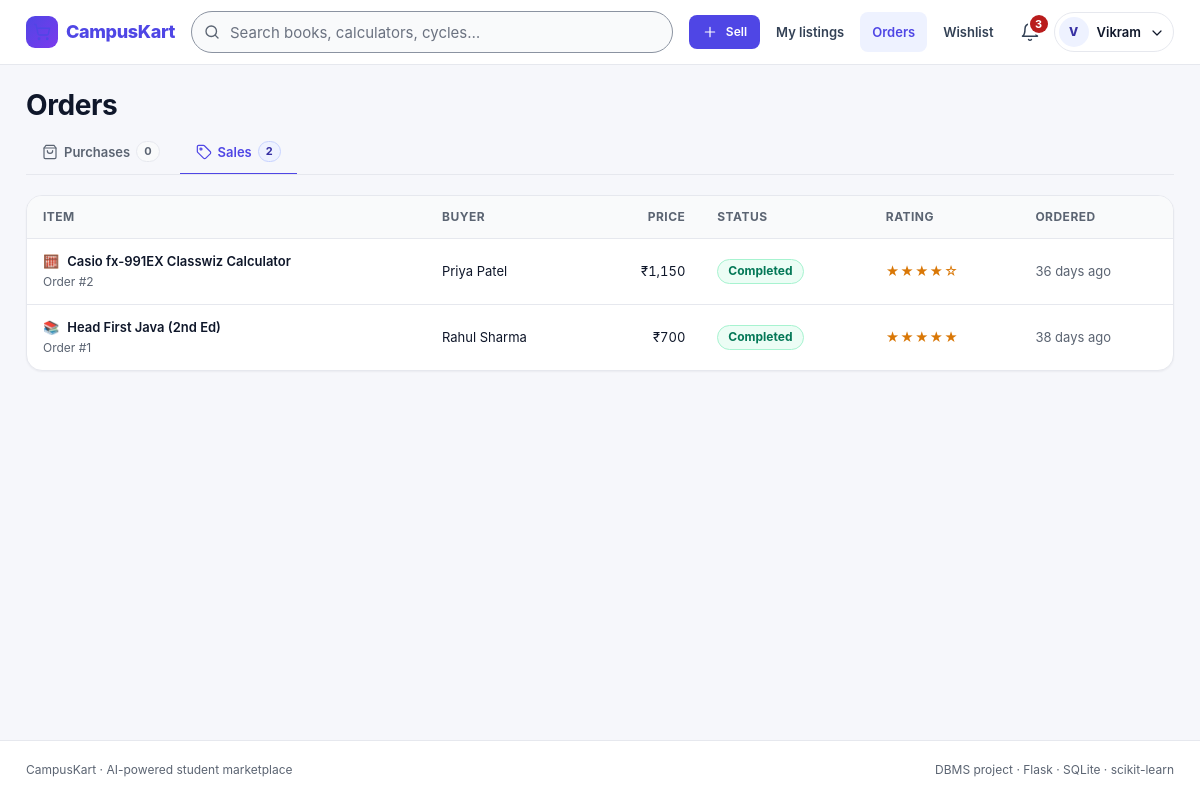
/orders?tab=sales (signed in), run on an earlier commit of the app's database.
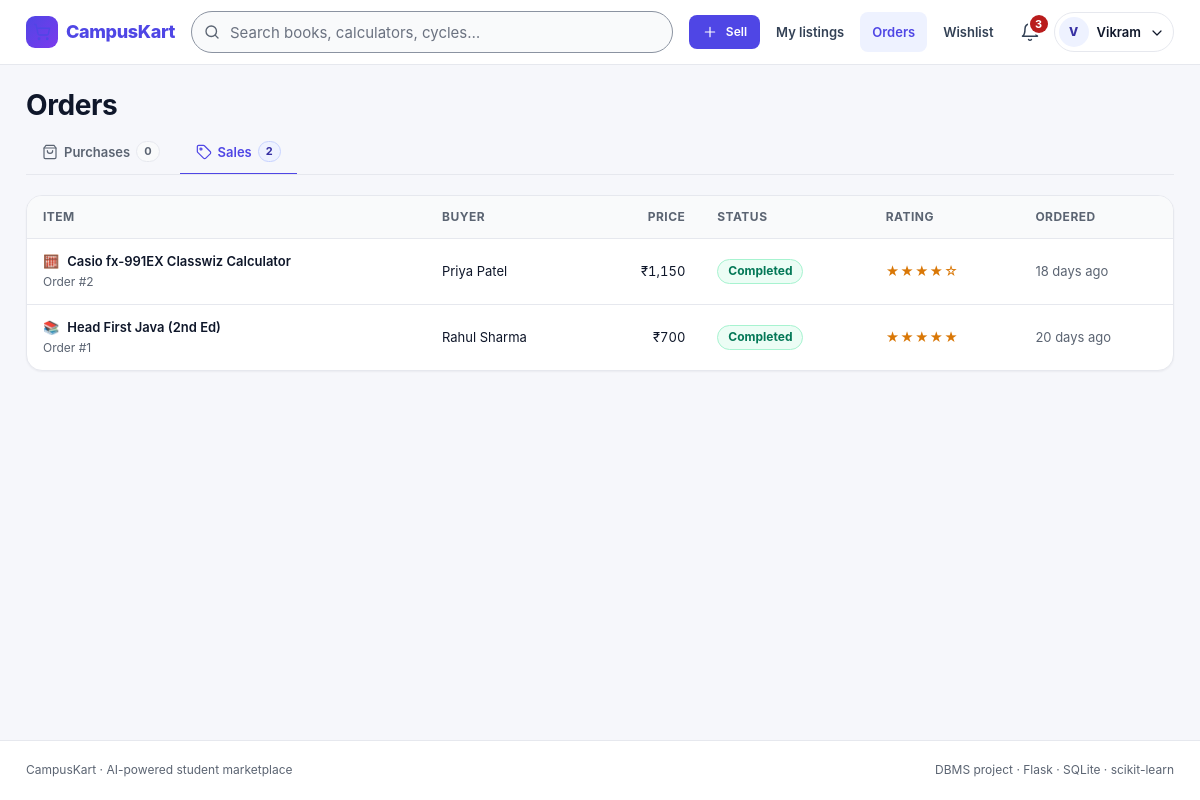
And on a later commit of the database.
### tables this page shows
CREATE TABLE reviews (
    review_id  INTEGER PRIMARY KEY AUTOINCREMENT,
    order_id   INTEGER NOT NULL UNIQUE REFERENCES orders(order_id),  -- one review per order
    rating     INTEGER NOT NULL CHECK (rating BETWEEN 1 AND 5),
    comment    TEXT,
    created_at TEXT    NOT NULL DEFAULT (datetime('now', 'localtime'))
);

CREATE TABLE orders (
    order_id   INTEGER PRIMARY KEY AUTOINCREMENT,
    product_id INTEGER NOT NULL REFERENCES products(product_id),
    buyer_id   INTEGER NOT NULL REFERENCES users(user_id),
    price      REAL    NOT NULL CHECK (price > 0),
    status     TEXT    NOT NULL DEFAULT 'placed'
               CHECK (status IN ('placed', 'completed', 'cancelled')),
    ordered_at TEXT    NOT NULL DEFAULT (datetime('now', 'localtime'))
);

CREATE TABLE categories (
    category_id INTEGER PRIMARY KEY AUTOINCREMENT,
    name        TEXT NOT NULL UNIQUE,
    icon        TEXT NOT NULL            -- emoji shown on the website
);

CREATE TABLE products (
    product_id     INTEGER PRIMARY KEY AUTOINCREMENT,
    seller_id      INTEGER NOT NULL REFERENCES users(user_id) ON DELETE CASCADE,
    category_id    INTEGER NOT NULL REFERENCES categories(category_id),
    title          TEXT    NOT NULL,
    description    TEXT    NOT NULL,
    original_price REAL    NOT NULL CHECK (original_price > 0),
    price          REAL    NOT NULL CHECK (price > 0),
    condition      TEXT    NOT NULL CHECK (condition IN ('New', 'Like New', 'Good', 'Fair')),
    age_months     INTEGER NOT NULL DEFAULT 0 CHECK (age_months >= 0),
    status         TEXT    NOT NULL DEFAULT 'available'
                   CHECK (status IN ('pending', 'available', 'sold', 'rejected', 'removed')),
    is_flagged     INTEGER NOT NULL DEFAULT 0 CHECK (is_flagged IN (0, 1)),
    spam_score     REAL    NOT NULL DEFAULT 0,      -- filled by AI spam detector
    flag_reason    TEXT,
    created_at     TEXT    NOT NULL DEFAULT (datetime('now', 'localtime'))
);

CREATE TABLE users (
    user_id       INTEGER PRIMARY KEY AUTOINCREMENT,
    name          TEXT    NOT NULL,
    email         TEXT    NOT NULL UNIQUE,
    password_hash TEXT    NOT NULL,
    role          TEXT    NOT NULL DEFAULT 'user' CHECK (role IN ('user', 'admin')),
    branch        TEXT,
    year          INTEGER CHECK (year BETWEEN 1 AND 4),
    phone         TEXT,
    is_blocked    INTEGER NOT NULL DEFAULT 0 CHECK (is_blocked IN (0, 1)),
    created_at    TEXT    NOT NULL DEFAULT (datetime('now', 'localtime'))
);

### app.py (the view)
@app.route("/orders")
@login_required
def orders():
    uid = g.user["user_id"]
    purchases = query("""SELECT o.*, d.title, d.category_icon, d.seller_name, d.seller_id,
                                s.phone AS seller_phone, r.rating
                         FROM orders o
                         JOIN v_product_details d ON d.product_id = o.product_id
                         JOIN users s ON s.user_id = d.seller_id
                         LEFT JOIN reviews r ON r.order_id = o.order_id
                         WHERE o.buyer_id = ? ORDER BY o.ordered_at DESC""", (uid,))
    sales = query("""SELECT o.*, p.title, c.icon AS category_icon, b.name AS buyer_name,
                            b.phone AS buyer_phone, r.rating
                     FROM orders o
                     JOIN products p   ON p.product_id = o.product_id
                     JOIN categories c ON c.category_id = p.category_id
                     JOIN users b      ON b.user_id = o.buyer_id
                     LEFT JOIN reviews r ON r.order_id = o.order_id
                     WHERE p.seller_id = ? ORDER BY o.ordered_at DESC""", (uid,))
    return render_template("orders.html", purchases=purchases, sales=sales,
                           tab=request.args.get("tab", "purchases"))

### app.py (called while the page is built)
def get_db():
    if "db" not in g:
        g.db = sqlite3.connect(DB_PATH)
        g.db.row_factory = sqlite3.Row
        g.db.execute("PRAGMA foreign_keys = ON")
    return g.db

def query(sql, args=(), one=False):
    rows = get_db().execute(sql, args).fetchall()
    return (rows[0] if rows else None) if one else rows

@app.before_request
def load_user():
    g.user = None
    if "user_id" in session:
        g.user = query("SELECT * FROM users WHERE user_id = ?", (session["user_id"],), one=True)
        if g.user is None or g.user["is_blocked"]:
            session.clear()
            g.user = None

def login_required(view):
    @wraps(view)
    def wrapped(*args, **kwargs):
        if g.user is None:
            flash("Log in to continue.", "info")
            return redirect(url_for("login", next=request.path))
        return view(*args, **kwargs)
    return wrapped

### templates/orders.html (shortened to what the changed rows need)
{% extends "base.html" %}
{% from "_macros.html" import status_pill, stars, icon, empty_state %}
{% block content %}
<h1>Orders</h1>
{% if tab == 'purchases' %}
  {% if purchases %}
  <div class="card card-flush table-wrap">
    <table>
      <caption class="sr-only">Items you bought</caption>
      <thead>
        <tr><th scope="col">Item</th><th scope="col">Seller</th><th scope="col" class="num">Price</th>
            <th scope="col">Status</th><th scope="col">Ordered</th><th scope="col">Next step</th></tr>
      </thead>
      <tbody>
      {% for o in purchases %}
      <tr>
        <td><a class="item-link" href="{{ url_for('product', pid=o.product_id) }}"><span aria-hidden="true">{{ o.category_icon }}</span>{{ o.title }}</a>
            <span class="subtext">Order #{{ o.order_id }}</span></td>
        <td>{{ o.seller_name }}
          {% if o.status == 'placed' %}<a class="subtext" href="tel:{{ o.seller_phone }}">{{ icon('phone', 12) }} {{ o.seller_phone }}</a>{% endif %}</td>
        <td class="num">₹{{ o.price|inr }}</td>
        <td>{{ status_pill(o.status) }}</td>
        <td class="muted nowrap">{{ o.ordered_at|ago }}</td>
        <td>
          {% if o.status == 'placed' %}
            <div class="row-actions start">
              <form class="inline" method="post" action="{{ url_for('complete_order', oid=o.order_id) }}">
                <button class="btn btn-good btn-sm">{{ icon('check', 14) }}Mark as received</button></form>
              <form class="inline" method="post" action="{{ url_for('cancel_order', oid=o.order_id) }}"
                    data-confirm-title="Cancel this order?"
                    data-confirm="“{{ o.title }}” will go back on sale and {{ o.seller_name }} will be notified."
                    data-confirm-ok="Cancel order" data-confirm-cancel="Keep order" data-confirm-tone="danger">
                <button class="btn btn-ghost btn-sm">Cancel order</button></form>
            </div>
          {% elif o.status == 'completed' and o.rating %}
            {{ stars(o.rating) }}
          {% elif o.status == 'completed' %}
            <form method="post" action="{{ url_for('review_order', oid=o.order_id) }}" class="field-inline">
              <label for="rating-{{ o.order_id }}" class="sr-only">Rating for {{ o.seller_name }}</label>
              <select id="rating-{{ o.order_id }}" name="rating">
                {% for r in range(5, 0, -1) %}<option value="{{ r }}">{{ r }} star{{ '' if r == 1 else 's' }}</option>{% endfor %}
              </select>
              <label for="comment-{{ o.order_id }}" class="sr-only">Comment (optional)</label>
              <input id="comment-{{ o.order_id }}" name="comment" placeholder="Add a comment (optional)">
              <button class="btn btn-sm">Rate seller</button>
            </form>
          {% else %}
            <span class="muted">No action needed</span>
          {% endif %}
        </td>
      </tr>
      {% endfor %}
      </tbody>
    </table>
  </div>
  {% else %}
  {{ empty_state('bag', 'No purchases yet', "When you buy something, you'll track pickup and rate the seller here.",
                 'Browse items', url_for('search')) }}
  {% endif %}
{% else %}
  {% if sales %}
  <div class="card card-flush table-wrap">
    <table>
      <thead>
        <tr><th scope="col">Item</th><th scope="col">Buyer</th><th scope="col" class="num">Price</th>
            <th scope="col">Status</th><th scope="col">Rating</th><th scope="col">Ordered</th></tr>
      </thead>
      <tbody>
      {% for o in sales %}
      <tr>
        <td><a class="item-link" href="{{ url_for('product', pid=o.product_id) }}"><span aria-hidden="true">{{ o.category_icon }}</span>{{ o.title }}</a>
            <span class="subtext">Order #{{ o.order_id }}</span></td>
        <td>{{ o.buyer_name }}
          {% if o.status == 'placed' %}<a class="subtext" href="tel:{{ o.buyer_phone }}">{{ icon('phone', 12) }} {{ o.buyer_phone }}</a>{% endif %}</td>
        <td class="num">₹{{ o.price|inr }}</td>
        <td>{{ status_pill(o.status) }}</td>
        <td>{% if o.rating %}{{ stars(o.rating) }}{% else %}<span class="muted">Not rated yet</span>{% endif %}</td>
        <td class="muted nowrap">{{ o.ordered_at|ago }}</td>
      </tr>
      {% endfor %}
      </tbody>
    </table>
  </div>
  {% else %}
  {{ empty_state('tag', 'No sales yet', "When someone buys your item, you'll see their number here to arrange pickup.",
                 'Sell an item', url_for('sell')) }}
  {% endif %}
{% endif %}
{% endblock %}

### templates/_macros.html (shortened to what this page needs)
{% macro icon(name, size=18, cls='') -%}
<svg class="icon {{ cls }}" width="{{ size }}" height="{{ size }}" viewBox="0 0 24 24" fill="none" stroke="currentColor" stroke-width="1.8" stroke-linecap="round" stroke-linejoin="round" aria-hidden="true" focusable="false">{{ ICONS.get(name, '')|safe }}</svg>
{%- endmacro %}
{% macro stars(n) -%}
<span class="stars" aria-hidden="true">{% for i in range(5) %}{{ '★' if i < n|round|int else '☆' }}{% endfor %}</span><span class="sr-only">Rated {{ n|round(1) }} out of 5</span>
{%- endmacro %}
{% macro status_pill(s) %}
{% set css = {'available': 'good', 'placed': 'brand', 'completed': 'good', 'sold': 'brand',
              'pending': 'warn', 'cancelled': 'bad', 'rejected': 'bad', 'removed': 'bad'} %}
{% set label = {'placed': 'Awaiting pickup', 'pending': 'In review', 'available': 'Live'} %}
<span class="pill pill-{{ css.get(s, '') }}">{{ label.get(s, s|capitalize) }}</span>
{% endmacro %}

What changed in the data, as far as the page shows it:
changed reviews "Casio fx-991EX Classwiz Calculator": ordered_at|ago "36 days ago" → "18 days ago"
changed reviews "Head First Java (2nd Ed)": ordered_at|ago "38 days ago" → "20 days ago"
